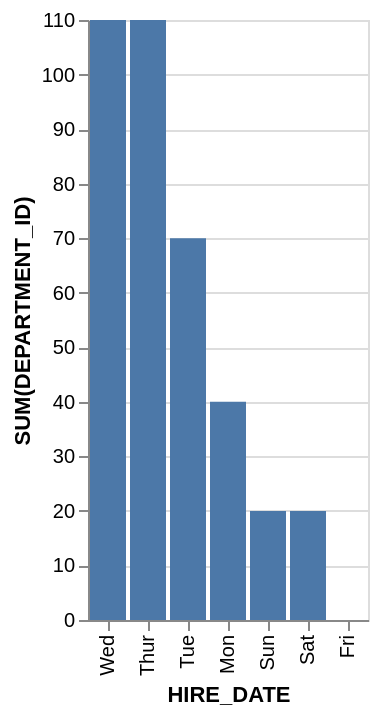

The Vega-Lite source for this figure:
### Vega-Lite specification from a JSON file in a GitHub repository (floating-point values rounded to 4 significant figures)
{"data": {"values": [{"x_data": "Wed", "y_data": 110}, {"x_data": "Thur", "y_data": 110}, {"x_data": "Tue", "y_data": 70}, {"x_data": "Mon", "y_data": 40}, {"x_data": "Sun", "y_data": 20}, {"x_data": "Sat", "y_data": 20}, {"x_data": "Fri", "y_data": 0}]}, "mark": "bar", "encoding": {"x": {"field": "x_data", "type": "nominal", "title": "HIRE_DATE", "sort": {"op": "sum", "field": "y_data", "order": "descending"}}, "y": {"field": "y_data", "type": "quantitative", "title": "SUM(DEPARTMENT_ID)"}}}
